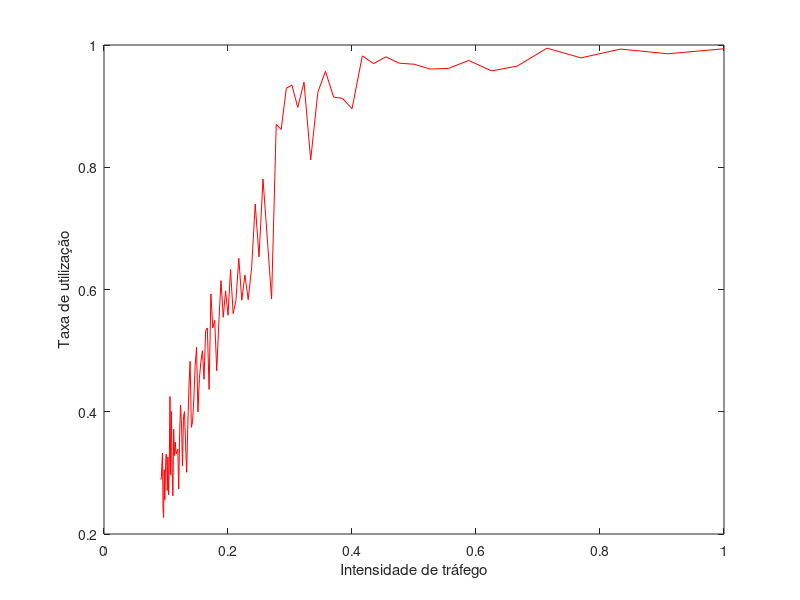
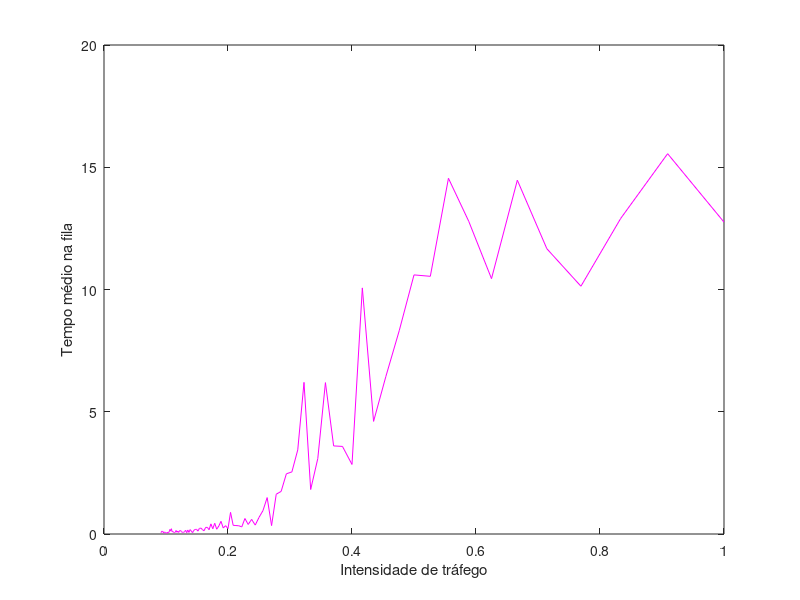
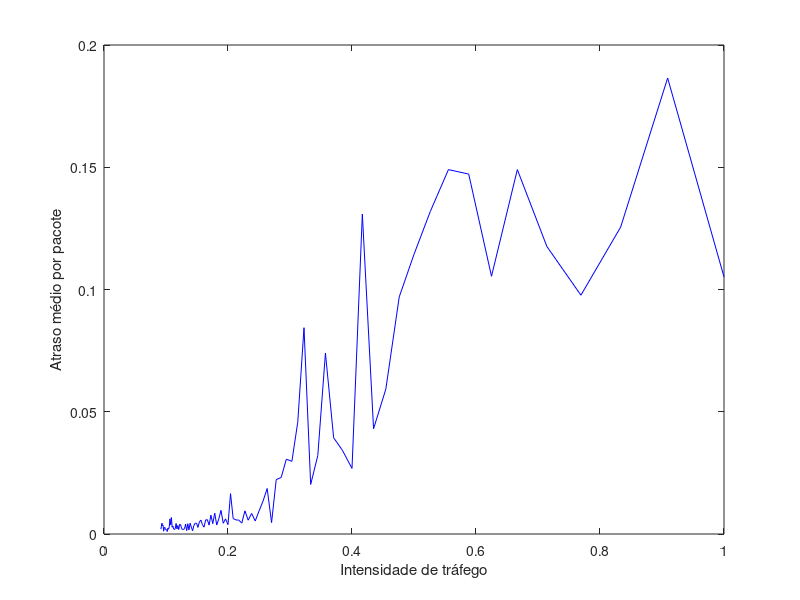

Write MATLAB code to recreate these figures, in order.
clearvars;
%M/M/1

rng(1233) %semente
util(1:10) = 0;     % taxa de utilização do servidor
avg_num_in_queue(1:10) = 0;     % tempo de fila/tempo de simulação
avg_delay(1:10) = 0;    %atraso médio
P(1:10) = 1;    %intensidade de tráfego


for indice = 1:100
	tempo_sim =0.00; %tempo de simulação
	estado_servidor = 1; %Disponível (1) ou ocupado (0)
	pacotes_total = 50; %total de iterações a serem feitas
	pacotes_simulados = 0; %total de iterações realizadas
	media_chegada = 0.01+ 0.001*(indice-1);   %tempo médio de chegada normal
	media_service = 0.01;     %tempo médio de serviço
	time_server_free = 0; %tempo do serviço ocupado
	atraso_total = 0;   %tempo total de atraso
	tempo_fila = 0;     %tempo total em fila
	ite=1;      %iterado para o memorial descritivo
	descrito = zeros(50,2); %memorial descritivo
	tabela = zeros(5,8);    %Tabela de dados
	quadro = [(1:4)' zeros(4,1)];   %lista de eventos com prioridade
	quadro(4,2) = Inf;                                           % Próximo evento de saída
	quadro(3,2) = abs(normrnd(media_chegada,0.01));    % Próximo evento de entrada com prioridade alta
	quadro(2,2) = abs(normrnd(media_chegada,0.01));    % Próximo evento de entrada com prioridade média
	quadro(1,2) = abs(normrnd(media_chegada,0.01));    % Próximo evento de entrada com prioridade baixa
	queue_size = zeros(101,3);  %Tamanho das filas
	
	%Inicialização das filas de prioridade e dimensão das filas
	fila_low = zeros(50,1);     q_low = 0;
	fila_med = zeros(50,1);   q_med = 0;
	fila_high = zeros(50,1);    q_high = 0;
	
	
	%Geração dos pacotes
	while(pacotes_simulados < pacotes_total)
		
		%Verificação do evento mais próximo
		[temp,pri] = min(quadro(:,2));
		%atualização do tempo dos próximos eventos
		quadro(:,2) = quadro(:,2) - temp;
		
		%Cálculo da taxa de utilização
		if (estado_servidor)
			time_server_free = time_server_free + temp;
		end
		
		%Cálculo do tempo de fila
		tempo_fila = tempo_fila + q_low*temp + q_med*temp + q_high*temp;
		%Atualização do tempo de simulação
		tempo_sim = tempo_sim + temp;
		%Atualização do memorial descritivo
		descrito(ite,:) = [tempo_sim,pri];
		tabela(pacotes_simulados +1,:) = [tempo_sim, temp,pri,0, 0, 0, 0, 0];
		
		ite=ite+1;
		
		if(pri==4) %evento de saída
			%Pacote já saiu, busca de novo pacote por prioridade
			if q_high > 0
				%Incremento do atraso = tempo de início de serviço - tempo de chegada
				atraso_total = atraso_total + tempo_sim - fila_high(1);
				%Sorteio do tempo do novo evento de saída
				quadro(4,2) = exprnd(media_service);
				%Gravação do tempo de início e fim do serviço
				tabela(tabela(:,1)==fila_high(1),4) = quadro(4,2);
				tabela(tabela(:,1)==fila_high(1),5) = tempo_sim;
				%Atualização da fila de espera alta
				for i = 1:q_high
					fila_high(i)=fila_high(i+1);
				end
				q_high = q_high - 1;
				
				
			elseif q_med > 0
				%Incremento do atraso = tempo de início de serviço - tempo de chegada
				atraso_total = atraso_total + tempo_sim - fila_med(1);
				%Sorteio do tempo do novo evento de saída
				quadro(4,2) = exprnd(media_service);
				%Gravação do tempo de início e fim do serviço
				tabela(tabela(:,1)==fila_med(1),4) = quadro(4,2);
				tabela(tabela(:,1)==fila_med(1),5) = tempo_sim;
				%Atualização da fila de espera média
				for i = 1:q_med
					fila_med(i)=fila_med(i+1);
				end
				q_med = q_med - 1;
				
				
			elseif q_low > 0
				%Incremento do atraso = tempo de início de serviço - tempo de chegada
				atraso_total = atraso_total + tempo_sim - fila_low(1);
				%Sorteio do tempo do novo evento de saída
				quadro(4,2) = exprnd(media_service);
				%Gravação do tempo de início e fim do serviço
				tabela(tabela(:,1)==fila_low(1),4) = quadro(4,2);
				tabela(tabela(:,1)==fila_low(1),5) = tempo_sim;
				%Atualização da fila de espera média
				for i = 1:q_low
					fila_low(i)=fila_low(i+1);
				end
				q_low = q_low - 1;
				
				
			else
				estado_servidor = 1;
				quadro(4,2) = Inf;
			end
			
		elseif (pri == 3) %Prioridade alta
			%Se o servidor estiver disponível não entra na fila
			if(estado_servidor)
				%Sorteio do próximo evento de saída
				quadro(4,2) = exprnd(media_service);
				%Gravação do tempo de início e fim do serviço
				tabela(tabela(:,1)==tempo_sim,4) = quadro(4,2);
				tabela(tabela(:,1)==tempo_sim,5) = tempo_sim;
				estado_servidor = 0;
			else
				%Aumenta o tamanho da fila
				q_high = q_high + 1;
				fila_high(q_high) = tempo_sim;
			end
			%Sorteio do próximo evento de chegada
			quadro(3,2) = abs(normrnd(media_chegada,0.01));
			pacotes_simulados = pacotes_simulados +1;
			
		elseif (pri == 2) %Prioridade média
			%Se o servidor estiver disponível não entra na fila
			if(estado_servidor)
				%Sorteio do próximo evento de saída
				quadro(4,2) = exprnd(media_service);
				%Gravação do tempo de início e fim do serviço
				tabela(tabela(:,1)==tempo_sim,4) = quadro(4,2);
				tabela(tabela(:,1)==tempo_sim,5) = tempo_sim;
				estado_servidor = 0;
			else
				%Aumenta o tamanho da fila
				q_med = q_med + 1;
				fila_med(q_med) = tempo_sim;
			end
			quadro(2,2) = abs(normrnd(media_chegada,0.01));
			pacotes_simulados = pacotes_simulados +1;
			
		else %Prioridade baixa
			%Se o servidor estiver disponível não entra na fila
			if(estado_servidor)
				%Sorteio do próximo evento de saída
				quadro(4,2) = exprnd(media_service);
				%Gravação do tempo de início e fim do serviço
				tabela(tabela(:,1)==tempo_sim,4) = quadro(4,2);
				tabela(tabela(:,1)==tempo_sim,5) = tempo_sim;
				estado_servidor = 0;
			else
				%Aumenta o tamanho da fila
				q_low = q_low + 1;
				fila_low(q_low) = tempo_sim;
			end
			quadro(1,2) = abs(normrnd(media_chegada,0.01));
			pacotes_simulados = pacotes_simulados +1;
			
		end
		queue_size(ite,:) = [q_high q_med q_low];
	end
	
	fila_ttl = 1;   %Tamanho total da fila
	
	quadro(3,2) = Inf;
	quadro(2,2) = Inf;
	quadro(1,2) = Inf;
	
	%Processamento dos pacotes ainda em fila
	while(fila_ttl)
		fila_ttl = q_high + q_med + q_low;
		%Verificação do evento mais próximo
		[temp,pri] = min(quadro(:,2));
		%atualização do tempo dos próximos eventos
		quadro(:,2) = quadro(:,2) - temp;
		
		%Cálculo da utilização
		if (estado_servidor)
			time_server_free = time_server_free + temp;
		end
		
		%Cálculo do tempo de fila
		tempo_fila = tempo_fila + q_low*temp + q_med*temp + q_high*temp;
		%Atualização do tempo de simulação
		tempo_sim = tempo_sim + temp;
		%Atualização do memorial descritivo
		descrito(ite,:) = [tempo_sim,pri];
		ite=ite+1;
		
		if(pri==4) %evento de saída
			
			%Pacote já saiu, busca de novo pacote por prioridade
			if q_high > 0
				
				atraso_total = atraso_total + tempo_sim - fila_high(1);
				quadro(4,2) = exprnd(media_service);
				tabela(tabela(:,1)==fila_high(1),4) = quadro(4,2);
				tabela(tabela(:,1)==fila_high(1),5) = tempo_sim;
				
				for i = 1:q_high
					fila_high(i)=fila_high(i+1);
				end
				q_high = q_high - 1;
				
				
			elseif q_med > 0
				
				atraso_total = atraso_total + tempo_sim - fila_med(1);
				quadro(4,2) = exprnd(media_service);
				tabela(tabela(:,1)==fila_med(1),4) = quadro(4,2);
				tabela(tabela(:,1)==fila_med(1),5) = tempo_sim;
				
				for i = 1:q_med
					fila_med(i)=fila_med(i+1);
				end
				q_med = q_med - 1;
				
				
			elseif q_low > 0
				
				atraso_total = atraso_total + tempo_sim - fila_low(1);
				quadro(4,2) = exprnd(media_service);
				tabela(tabela(:,1)==fila_low(1),4) = quadro(4,2);
				tabela(tabela(:,1)==fila_low(1),5) = tempo_sim;
				
				for i = 1:q_low
					fila_low(i)=fila_low(i+1);
				end
				q_low = q_low - 1;
				
				
			else
				estado_servidor = 1;
				quadro(4,2) = Inf;
			end
			
		end
		queue_size(ite,:) = [q_high q_med q_low];
		
	end
	
	for i = 1:pacotes_simulados
		tabela(i,7) = tabela(i,5) + tabela(i,4);	%Tempo de saída do servidor
		tabela(i,6) = tabela(i,5) - tabela(i,1);	%Tempo em fila
		tabela(i,8) = tabela(i,7) - tabela(i,1);	%Tempo no sistema
	end
	
	util(indice) = (tempo_sim - time_server_free)/tempo_sim;
	avg_num_in_queue(indice) = tempo_fila/tempo_sim;
	avg_delay(indice) = sum(tabela(:,6))/pacotes_simulados;
	P(indice) = media_service/media_chegada;
end

figure('name','Taxa de utilização');
plot(P,util,'r');
xlabel('Intensidade de tráfego');
ylabel('Taxa de utilização');
% saveas(gcf,"Norm" + "_Util.jpg")

figure('name','Tempo médio na fila');
plot(P,avg_num_in_queue,'m');
xlabel('Intensidade de tráfego');
ylabel('Tempo médio na fila');
% saveas(gcf,"Norm" + "_Queue.jpg")

figure('name','Atraso médio por pacote');
plot(P,avg_delay,'b');
xlabel('Intensidade de tráfego');
ylabel('Atraso médio por pacote');
% saveas(gcf,"Norm" + "_Delay.jpg")